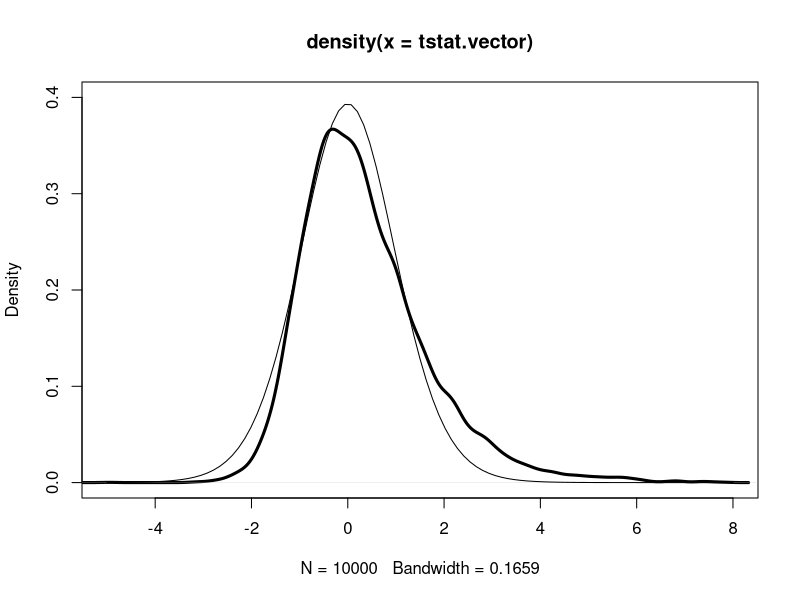

Reproduce this figure in R.
# Chapter 1.3 R commands

# Section 1.3.2

x=rnorm(10,mean=50,sd=10)
y=rnorm(10,mean=50,sd=10)
m=length(x)
n=length(y)
sp=sqrt(((m-1)*sd(x)^2+(n-1)*sd(y)^2)/(m+n-2))
t.stat=(mean(x)-mean(y))/(sp*sqrt(1/m+1/n))

tstatistic=function(x,y)
{
m=length(x)
n=length(y)
sp=sqrt(((m-1)*sd(x)^2+(n-1)*sd(y)^2)/(m+n-2))
t.stat=(mean(x)-mean(y))/(sp*sqrt(1/m+1/n))
return(t.stat)
}

data.x=c(1,4,3,6,5)
data.y=c(5,4,7,6,10)
tstatistic(data.x, data.y)

# Section 1.3.3

# simulation algorithm for normal populations

alpha=.1; m=10; n=10 # sets alpha, m, n
N=10000 # sets the number of simulations
n.reject=0 # counter of num. of rejections
for (i in 1:N)
{
x=rnorm(m,mean=0,sd=1) # simulates xs from population 1
y=rnorm(n,mean=0,sd=1) # simulates ys from population 2
t.stat=tstatistic(x,y) # computes the t statistic
if (abs(t.stat)>qt(1-alpha/2,n+m-2))
   n.reject=n.reject+1 # reject if |t| exceeds critical pt
}
true.sig.level=n.reject/N # est. is proportion of rejections

# simulation algorithm for normal and exponential populations
# storing the values of the t statistic in vector tstat

m=10; n=10 
my.tsimulation=function()
  tstatistic(rnorm(m,mean=10,sd=2), rexp(n,rate=1/10))
tstat.vector=replicate(10000, my.tsimulation())

plot(density(tstat.vector),xlim=c(-5,8),ylim=c(0,.4),lwd=3)
curve(dt(x,df=18),add=TRUE)
